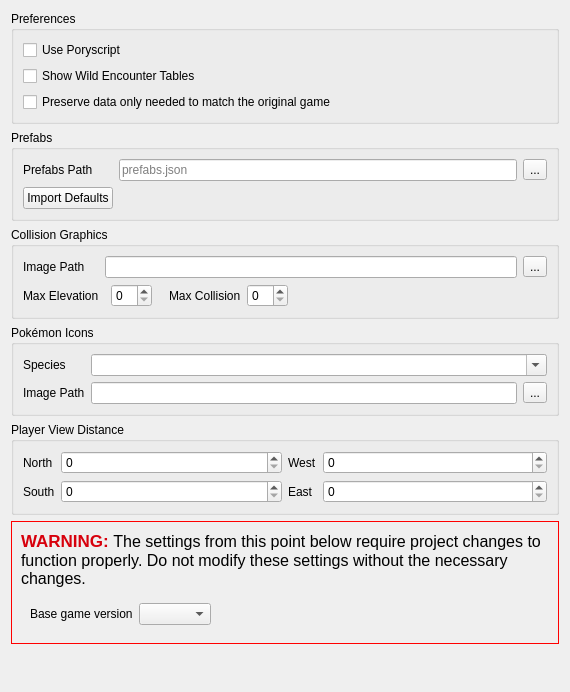
          <widget class="QWidget" name="scrollAreaWidgetContents_GeneralTab">
           <property name="geometry">
            <rect>
             <x>0</x>
             <y>0</y>
             <width>570</width>
             <height>692</height>
            </rect>
           </property>
           <layout class="QVBoxLayout" name="verticalLayout_7">
            <item>
             <widget class="QGroupBox" name="groupBox_UserConfig">
              <property name="title">
               <string>Preferences</string>
              </property>
              <layout class="QVBoxLayout" name="verticalLayout_2">
               <item>
                <widget class="QCheckBox" name="checkBox_UsePoryscript">
                 <property name="toolTip">
                  <string>&lt;html&gt;&lt;head/&gt;&lt;body&gt;&lt;p&gt;Whether map script files should prefer using .pory&lt;/p&gt;&lt;/body&gt;&lt;/html&gt;</string>
                 </property>
                 <property name="text">
                  <string>Use Poryscript</string>
                 </property>
                </widget>
               </item>
               <item>
                <widget class="QCheckBox" name="checkBox_ShowWildEncounterTables">
                 <property name="toolTip">
                  <string>&lt;html&gt;&lt;head/&gt;&lt;body&gt;&lt;p&gt;If enabled, Porymap will display wild encounter data on the Wild Pokémon tab.&lt;/p&gt;&lt;/body&gt;&lt;/html&gt;</string>
                 </property>
                 <property name="text">
                  <string>Show Wild Encounter Tables</string>
                 </property>
                </widget>
               </item>
               <item>
                <widget class="QCheckBox" name="checkBox_PreserveMatchingOnlyData">
                 <property name="toolTip">
                  <string>&lt;html&gt;&lt;head/&gt;&lt;body&gt;&lt;p&gt;If enabled, Porymap will not discard data like &amp;quot;connections_include_order&amp;quot; or &amp;quot;name_clone&amp;quot;, which serve no purpose other than recreating the original game.&lt;/p&gt;&lt;/body&gt;&lt;/html&gt;</string>
                 </property>
                 <property name="text">
                  <string>Preserve data only needed to match the original game</string>
                 </property>
                </widget>
               </item>
              </layout>
             </widget>
            </item>
            <item>
             <widget class="QGroupBox" name="groupBox_Prefabs">
              <property name="title">
               <string>Prefabs</string>
              </property>
              <layout class="QGridLayout" name="gridLayout_4">
               <item row="0" column="2">
                <widget class="QToolButton" name="button_ChoosePrefabs">
                 <property name="text">
                  <string>...</string>
                 </property>
                 <property name="icon">
                  <iconset resource="../resources/images.qrc">
                   <normaloff>:/icons/folder.ico</normaloff>:/icons/folder.ico</iconset>
                 </property>
                </widget>
               </item>
               <item row="1" column="0">
                <widget class="QPushButton" name="button_ImportDefaultPrefabs">
                 <property name="toolTip">
                  <string>&lt;html&gt;&lt;head/&gt;&lt;body&gt;&lt;p&gt;Restore the data in the prefabs file to the version defaults. Will create a new file if one doesn't exist.&lt;/p&gt;&lt;/body&gt;&lt;/html&gt;</string>
                 </property>
                 <property name="text">
                  <string>Import Defaults</string>
                 </property>
                </widget>
               </item>
               <item row="0" column="1">
                <widget class="QLineEdit" name="lineEdit_PrefabsPath">
                 <property name="toolTip">
                  <string>&lt;html&gt;&lt;head/&gt;&lt;body&gt;&lt;p&gt;The file that will be used to populate the Prefabs tab&lt;/p&gt;&lt;/body&gt;&lt;/html&gt;</string>
                 </property>
                 <property name="placeholderText">
                  <string>prefabs.json</string>
                 </property>
                </widget>
               </item>
               <item row="0" column="0">
                <widget class="QLabel" name="label_PrefabsPath">
                 <property name="text">
                  <string>Prefabs Path</string>
                 </property>
                </widget>
               </item>
              </layout>
             </widget>
            </item>
            <item>
             <widget class="QGroupBox" name="groupBox_CollisionGraphics">
              <property name="title">
               <string>Collision Graphics</string>
              </property>
              <layout class="QGridLayout" name="gridLayout_7">
               <item row="1" column="6">
                <spacer name="horizontalSpacer">
                 <property name="orientation">
                  <enum>Qt::Orientation::Horizontal</enum>
                 </property>
                 <property name="sizeHint" stdset="0">
                  <size>
                   <width>40</width>
                   <height>20</height>
                  </size>
                 </property>
                </spacer>
               </item>
               <item row="0" column="1" colspan="6">
                <widget class="QLineEdit" name="lineEdit_CollisionGraphics">
                 <property name="toolTip">
                  <string>&lt;html&gt;&lt;head/&gt;&lt;body&gt;&lt;p&gt;The image sheet that will be used to represent elevation and collision on the Collision tab&lt;/p&gt;&lt;/body&gt;&lt;/html&gt;</string>
                 </property>
                 <property name="clearButtonEnabled">
                  <bool>true</bool>
                 </property>
                </widget>
               </item>
               <item row="0" column="7">
                <widget class="QToolButton" name="button_CollisionGraphics">
                 <property name="text">
                  <string>...</string>
                 </property>
                 <property name="icon">
                  <iconset resource="../resources/images.qrc">
                   <normaloff>:/icons/folder.ico</normaloff>:/icons/folder.ico</iconset>
                 </property>
                </widget>
               </item>
               <item row="1" column="0">
                <widget class="QLabel" name="label_MaxElevation">
                 <property name="text">
                  <string>Max Elevation</string>
                 </property>
                </widget>
               </item>
               <item row="1" column="5">
                <widget class="NoScrollSpinBox" name="spinBox_MaxCollision">
                 <property name="toolTip">
                  <string>&lt;html&gt;&lt;head/&gt;&lt;body&gt;&lt;p&gt;The maximum collision value represented with an icon on the image sheet&lt;/p&gt;&lt;/body&gt;&lt;/html&gt;</string>
                 </property>
                </widget>
               </item>
               <item row="1" column="4">
                <widget class="QLabel" name="label_MaxCollision">
                 <property name="text">
                  <string>Max Collision</string>
                 </property>
                </widget>
               </item>
               <item row="0" column="0">
                <widget class="QLabel" name="label_CollisionImagePath">
                 <property name="text">
                  <string>Image Path</string>
                 </property>
                </widget>
               </item>
               <item row="1" column="2">
                <widget class="NoScrollSpinBox" name="spinBox_MaxElevation">
                 <property name="toolTip">
                  <string>&lt;html&gt;&lt;head/&gt;&lt;body&gt;&lt;p&gt;The maximum elevation value represented with an icon on the image sheet&lt;/p&gt;&lt;/body&gt;&lt;/html&gt;</string>
                 </property>
                </widget>
               </item>
               <item row="1" column="3">
                <spacer name="horizontalSpacer_4">
                 <property name="orientation">
                  <enum>Qt::Orientation::Horizontal</enum>
                 </property>
                 <property name="sizeType">
                  <enum>QSizePolicy::Policy::Maximum</enum>
                 </property>
                 <property name="sizeHint" stdset="0">
                  <size>
                   <width>5</width>
                   <height>20</height>
                  </size>
                 </property>
                </spacer>
               </item>
              </layout>
             </widget>
            </item>
            <item>
             <widget class="QGroupBox" name="groupBox_PokemonIcons">
              <property name="title">
               <string>Pokémon Icons</string>
              </property>
              <layout class="QGridLayout" name="gridLayout_8">
               <item row="0" column="0">
                <widget class="QLabel" name="label_IconSpecies">
                 <property name="sizePolicy">
                  <sizepolicy hsizetype="Fixed" vsizetype="Preferred">
                   <horstretch>0</horstretch>
                   <verstretch>0</verstretch>
                  </sizepolicy>
                 </property>
                 <property name="text">
                  <string>Species</string>
                 </property>
                </widget>
               </item>
               <item row="1" column="5">
                <widget class="QToolButton" name="button_PokemonIcon">
                 <property name="text">
                  <string>...</string>
                 </property>
                 <property name="icon">
                  <iconset resource="../resources/images.qrc">
                   <normaloff>:/icons/folder.ico</normaloff>:/icons/folder.ico</iconset>
                 </property>
                </widget>
               </item>
               <item row="0" column="2" colspan="4">
                <widget class="NoScrollComboBox" name="comboBox_IconSpecies">
                 <property name="editable">
                  <bool>true</bool>
                 </property>
                 <property name="maxVisibleItems">
                  <number>20</number>
                 </property>
                </widget>
               </item>
               <item row="1" column="0">
                <widget class="QLabel" name="label_PokemonIcon">
                 <property name="text">
                  <string>Image Path</string>
                 </property>
                </widget>
               </item>
               <item row="1" column="2" colspan="3">
                <widget class="QLineEdit" name="lineEdit_PokemonIcon">
                 <property name="toolTip">
                  <string>&lt;html&gt;&lt;head/&gt;&lt;body&gt;&lt;p&gt;The icon that will be displayed on the Wild Pokémon tab for the above species&lt;/p&gt;&lt;/body&gt;&lt;/html&gt;</string>
                 </property>
                 <property name="clearButtonEnabled">
                  <bool>true</bool>
                 </property>
                </widget>
               </item>
              </layout>
             </widget>
            </item>
            <item>
             <widget class="QGroupBox" name="groupBox_PlayerViewDistance">
              <property name="title">
               <string>Player View Distance</string>
              </property>
              <layout class="QHBoxLayout" name="horizontalLayout">
               <item>
                <layout class="QFormLayout" name="formLayout_PlayerViewDistanceCol1">
                 <item row="0" column="0">
                  <widget class="QLabel" name="label_PlayerViewDistance_North">
                   <property name="text">
                    <string>North</string>
                   </property>
                  </widget>
                 </item>
                 <item row="1" column="0">
                  <widget class="QLabel" name="label_PlayerViewDistance_South">
                   <property name="text">
                    <string>South</string>
                   </property>
                  </widget>
                 </item>
                 <item row="0" column="1">
                  <widget class="NoScrollSpinBox" name="spinBox_PlayerViewDistance_North">
                   <property name="toolTip">
                    <string>&lt;html&gt;&lt;head/&gt;&lt;body&gt;&lt;p&gt;The distance (in pixels) that a player is able to see North of their character's position in-game. By default this is the distance from the center 16x16 to the edge of the 160 pixel tall GBA screen.&lt;/p&gt;&lt;/body&gt;&lt;/html&gt;</string>
                   </property>
                   <property name="minimum">
                    <number>0</number>
                   </property>
                  </widget>
                 </item>
                 <item row="1" column="1">
                  <widget class="NoScrollSpinBox" name="spinBox_PlayerViewDistance_South">
                   <property name="toolTip">
                    <string>&lt;html&gt;&lt;head/&gt;&lt;body&gt;&lt;p&gt;The distance (in pixels) that a player is able to see South of their character's position in-game. By default this is the distance from the center 16x16 to the edge of the 160 pixel tall GBA screen.&lt;/p&gt;&lt;/body&gt;&lt;/html&gt;</string>
                   </property>
                   <property name="minimum">
                    <number>0</number>
                   </property>
                  </widget>
                 </item>
                </layout>
               </item>
               <item>
                <layout class="QFormLayout" name="formLayout_PlayerViewDistanceCol2">
                 <item row="0" column="0">
                  <widget class="QLabel" name="label_PlayerViewDistance_West">
                   <property name="text">
                    <string>West</string>
                   </property>
                  </widget>
                 </item>
                 <item row="1" column="0">
                  <widget class="QLabel" name="label_PlayerViewDistance_East">
                   <property name="text">
                    <string>East</string>
                   </property>
                  </widget>
                 </item>
                 <item row="0" column="1">
                  <widget class="NoScrollSpinBox" name="spinBox_PlayerViewDistance_West">
                   <property name="toolTip">
                    <string>&lt;html&gt;&lt;head/&gt;&lt;body&gt;&lt;p&gt;The distance (in pixels) that a player is able to see West of their character's position in-game. By default this is the distance from the center 16x16 to the edge of the 240 pixel wide GBA screen.&lt;/p&gt;&lt;/body&gt;&lt;/html&gt;</string>
                   </property>
                   <property name="minimum">
                    <number>0</number>
                   </property>
                  </widget>
                 </item>
                 <item row="1" column="1">
                  <widget class="NoScrollSpinBox" name="spinBox_PlayerViewDistance_East">
                   <property name="toolTip">
                    <string>&lt;html&gt;&lt;head/&gt;&lt;body&gt;&lt;p&gt;The distance (in pixels) that a player is able to see East of their character's position in-game. By default this is the distance from the center 16x16 to the edge of the 240 pixel wide GBA screen.&lt;/p&gt;&lt;/body&gt;&lt;/html&gt;</string>
                   </property>
                   <property name="minimum">
                    <number>0</number>
                   </property>
                  </widget>
                 </item>
                </layout>
               </item>
              </layout>
             </widget>
            </item>
            <item>
             <widget class="QFrame" name="frame_Warning">
              <property name="styleSheet">
               <string notr="true">.QFrame { border: 1px solid red; }</string>
              </property>
              <property name="frameShape">
               <enum>QFrame::Shape::StyledPanel</enum>
              </property>
              <property name="frameShadow">
               <enum>QFrame::Shadow::Raised</enum>
              </property>
              <layout class="QVBoxLayout" name="verticalLayout_3">
               <item>
                <widget class="QLabel" name="label_Warning">
                 <property name="font">
                  <font>
                   <pointsize>12</pointsize>
                   <bold>true</bold>
                  </font>
                 </property>
                 <property name="text">
                  <string>&lt;html&gt;&lt;head/&gt;&lt;body&gt;&lt;p&gt;&lt;span style=&quot; font-size:13pt; color:#d7000c;&quot;&gt;WARNING:  &lt;/span&gt;&lt;span style=&quot; font-weight:400;&quot;&gt;The settings from this point below require project changes to function properly. Do not modify these settings without the necessary changes. &lt;/span&gt;&lt;/p&gt;&lt;/body&gt;&lt;/html&gt;</string>
                 </property>
                 <property name="wordWrap">
                  <bool>true</bool>
                 </property>
                </widget>
               </item>
               <item>
                <widget class="QWidget" name="widget_BaseGameVersion" native="true">
                 <layout class="QHBoxLayout" name="horizontalLayout_2">
                  <item>
                   <widget class="QLabel" name="label_BaseGameVersion">
                    <property name="text">
                     <string>Base game version</string>
                    </property>
                   </widget>
                  </item>
                  <item>
                   <widget class="NoScrollComboBox" name="comboBox_BaseGameVersion">
                   </widget>
                  </item>
                  <item>
                   <spacer name="horizontalSpacer_6">
                    <property name="orientation">
                     <enum>Qt::Orientation::Horizontal</enum>
                    </property>
                    <property name="sizeHint" stdset="0">
                     <size>
                      <width>40</width>
                      <height>20</height>
                     </size>
                    </property>
                   </spacer>
                  </item>
                 </layout>
                </widget>
               </item>
              </layout>
             </widget>
            </item>
            <item>
             <spacer name="verticalSpacer_3">
              <property name="orientation">
               <enum>Qt::Orientation::Vertical</enum>
              </property>
              <property name="sizeHint" stdset="0">
               <size>
                <width>20</width>
                <height>1</height>
               </size>
              </property>
             </spacer>
            </item>
           </layout>
          </widget>
